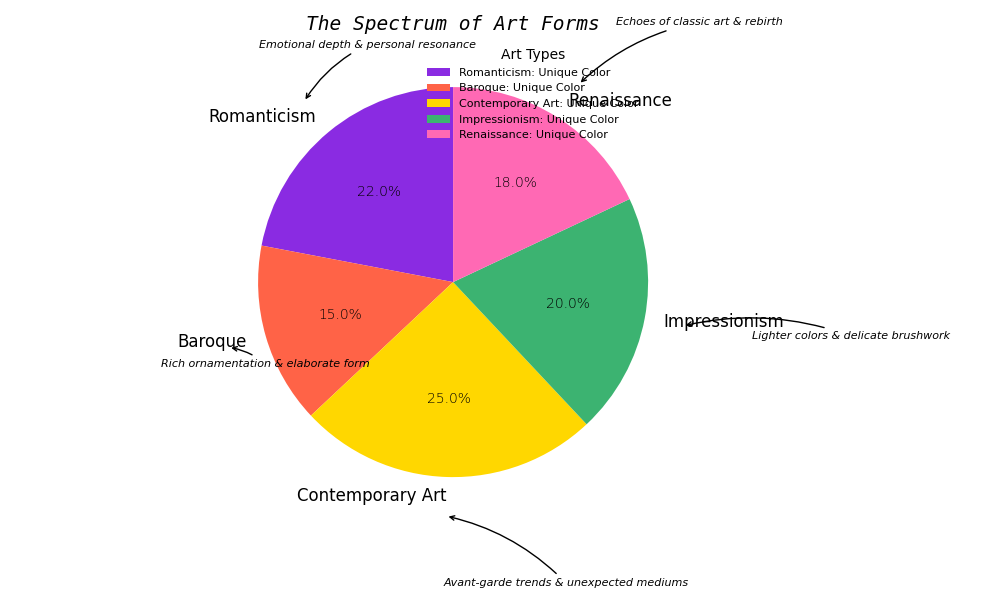

Recreate this plot in Python.
import matplotlib.pyplot as plt
import numpy as np

art_movements_shuffled = ['Romanticism', 'Baroque', 'Contemporary Art', 'Impressionism', 'Renaissance']
color_usage = [22, 15, 25, 20, 18]

fig, ax = plt.subplots(figsize=(10, 6))

wedges, texts, autotexts = ax.pie(
    color_usage, 
    labels=art_movements_shuffled, 
    autopct='%1.1f%%', 
    startangle=90, 
    colors=['#8A2BE2', '#FF6347', '#FFD700', '#3CB371', '#FF69B4'], 
    shadow=False
)

plt.setp(autotexts, size=10, weight='light', color='black')
plt.setp(texts, size=12, family='fantasy')

plt.title("The Spectrum of Art Forms", fontsize=14, style='italic', family='monospace')

legend_labels_shuffled = [f'{movement}: Unique Color' for movement in art_movements_shuffled]
ax.legend(
    wedges, legend_labels_shuffled, 
    title="Art Types", 
    loc="upper right", 
    bbox_to_anchor=(0.9, 1), 
    fontsize=8,
    frameon=False
)

annotations_shuffled = [
    "Emotional depth & personal resonance",
    "Rich ornamentation & elaborate form",
    "Avant-garde trends & unexpected mediums",
    "Lighter colors & delicate brushwork",
    "Echoes of classic art & rebirth"
]

for i, wedge in enumerate(wedges):
    angle = (wedge.theta2 - wedge.theta1) / 2. + wedge.theta1
    x = 1.2 * np.cos(np.radians(angle))
    y = 1.2 * np.sin(np.radians(angle))
    ax.annotate(
        annotations_shuffled[i], xy=(x, y), xytext=(x*1.3, y*1.3),
        arrowprops=dict(arrowstyle="->", connectionstyle="arc3,rad=.15"), fontsize=8, style='italic'
    )

plt.grid(axis='x', linestyle='--', linewidth=0.5)
plt.tight_layout()

plt.show()
